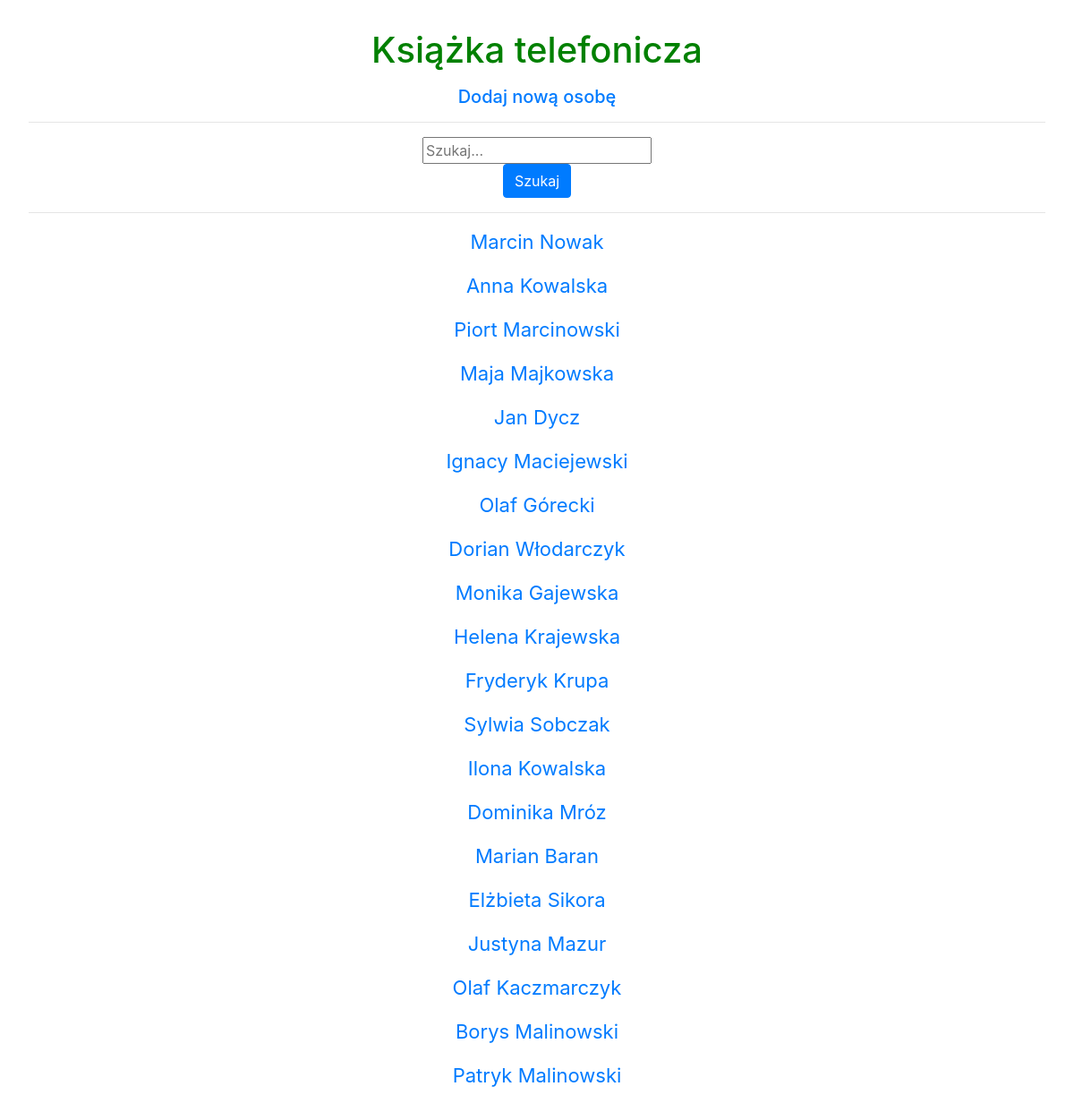
The page / on the database its author committed.
### phone_book_app/models.py (models this page shows)
class Osoba(models.Model):
    imie = models.CharField(max_length=50)
    nazwisko = models.CharField(max_length=50)
    def __str__(self):
        return f"{self.imie} {self.nazwisko}"

### phone_book_app/views.py (the view)
# urls.py: path('', views.phone_book, name="phone_book"),
def phone_book(request):
    persons_list = Osoba.objects.all()
    return render(request, 'phone_book.html', {'persons_list': persons_list})

### templates/phone_book.html (shortened to what this page needs)
{% extends 'base.html' %}
{% block body %}
    <div class="phone_book">
    <h1>Książka telefonicza</h1>
    <p><h5><a href="{% url 'new_person' %}">Dodaj nową osobę</a></h5></p>
        <hr>
    <form class="form_search" action="{% url 'search' %}" method="get">
        <input name="q" type="text" placeholder="Szukaj...">
        <p><button type="submit" class="btn btn-primary">Szukaj</button></p>
    </form>
        <hr>
    {% for person in persons_list %}
        <p><a href="{% url 'detail' person.id %}">{{ person }}</a></p>
    {% endfor %}
    </div>
{% endblock %}

### templates/base.html (shortened to what this page needs)
{% load static %}
<!doctype html>
<html lang="en">
<head>
    <link rel="stylesheet" href="https://stackpath.bootstrapcdn.com/bootstrap/4.5.2/css/bootstrap.min.css">
    <link rel="stylesheet" href="{% static 'styles.css' %}">
</head>
<body>
    {% block body %} {% endblock %}
</body>
</html>

### static/styles.css (style rules this page uses)
h1 { color: green; }
body { padding: 2rem; }
.phone_book { text-align: center; }
p { font-size: 22px; }

### rows shown on the page
Osoba: imie+nazwisko "Marcin Nowak"
Osoba: imie+nazwisko "Anna Kowalska"
Osoba: imie+nazwisko "Piort Marcinowski"
Osoba: imie+nazwisko "Maja Majkowska"
Osoba: imie+nazwisko "Jan Dycz"
Osoba: imie+nazwisko "Ignacy Maciejewski"
Osoba: imie+nazwisko "Olaf Górecki"
Osoba: imie+nazwisko "Dorian Włodarczyk"
Osoba: imie+nazwisko "Monika Gajewska"
Osoba: imie+nazwisko "Helena Krajewska"
Osoba: imie+nazwisko "Fryderyk Krupa"
Osoba: imie+nazwisko "Sylwia Sobczak"
Osoba: imie+nazwisko "Ilona Kowalska"
Osoba: imie+nazwisko "Dominika Mróz"
Osoba: imie+nazwisko "Marian Baran"
Osoba: imie+nazwisko "Elżbieta Sikora"
Osoba: imie+nazwisko "Justyna Mazur"
Osoba: imie+nazwisko "Olaf Kaczmarczyk"
Osoba: imie+nazwisko "Borys Malinowski"
Osoba: imie+nazwisko "Patryk Malinowski"
